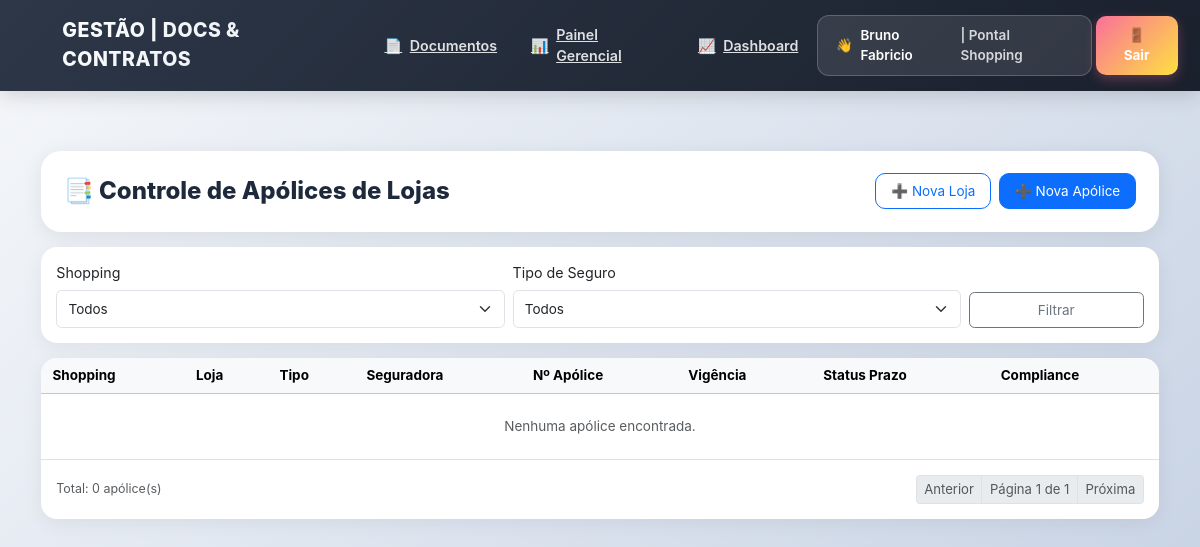
/seguros/ (signed in), run on the app's committed database.
### usuarios/models.py (models this page shows)
class Usuario(AbstractUser):
    shopping = models.ForeignKey(
        'documentos.Shopping',
        on_delete=models.SET_NULL,
        null=True,
        blank=True,
        related_name='usuarios'
    )

### documentos/models.py (models this page shows, shortened)
class Shopping(models.Model):
    nome = models.CharField(max_length=100)
    sigla = models.CharField(max_length=10)
    cnpj = models.CharField(max_length=20)
    email_alertas = models.EmailField(blank=True, null=True)

### seguros/views.py (the view)
# urls.py: path('', ApoliceListView.as_view(), name='seguros_apolice_list'),
class ApoliceListView(LoginRequiredMixin, ListView):
    model = ApoliceLoja
    template_name = "seguros/apolice_list.html"
    context_object_name = "apolices"
    paginate_by = 20
    def get_queryset(self):
        qs = super().get_queryset().select_related("loja", "loja__shopping")
        shopping_id = self.request.GET.get("shopping", "")
        tipo = self.request.GET.get("tipo", "")
        if shopping_id:
            try:
                qs = qs.filter(loja__shopping_id=int(shopping_id))
            except ValueError:
                pass
        if tipo:
            qs = qs.filter(tipo_seguro=tipo)
        return qs.order_by("-vigencia_fim")
    def get_context_data(self, **kwargs):
        from documentos.models import Shopping
        ctx = super().get_context_data(**kwargs)
        ctx["shopping_list"] = Shopping.objects.all().order_by("nome")
        ctx["tipo"] = self.request.GET.get("tipo", "")
        return ctx

### seguros/templates/seguros/apolice_list.html (shortened to what this page needs)
{% extends 'base.html' %}
{% block content %}
<div class="seguros-wrapper">
  <div class="container">
    <div class="page-header">
      <h1 class="page-title">📑 Controle de Apólices de Lojas</h1>
      <div class="header-actions d-flex gap-2">
        <a href="{% url 'seguros_loja_novo' %}" class="btn btn-outline-primary">➕ Nova Loja</a>
        <a href="{% url 'seguros_apolice_novo' %}" class="btn btn-primary">➕ Nova Apólice</a>
      </div>
    </div>
    <div class="filter-card">
      <form method="get" class="row g-2 align-items-end">
        <div class="col-12 col-md-5">
          <label class="form-label">Shopping</label>
          <select name="shopping" class="form-select">
            <option value="">Todos</option>
          </select>
        </div>
        <div class="col-12 col-md-5">
          <label class="form-label">Tipo de Seguro</label>
          <select name="tipo" class="form-select">
            <option value="">Todos</option>
          </select>
        </div>
        <div class="col-12 col-md-2 d-grid">
          <button class="btn btn-outline-secondary" type="submit">Filtrar</button>
        </div>
      </form>
    </div>
    <div class="table-card">
      <div class="table-responsive">
        <table class="table table-hover align-middle mb-0">
          <thead class="table-light">
            <tr>
              <th>Shopping</th>
              <th>Loja</th>
              <th>Tipo</th>
              <th>Seguradora</th>
              <th>Nº Apólice</th>
              <th>Vigência</th>
              <th>Status Prazo</th>
              <th>Compliance</th>
            </tr>
          </thead>
          <tbody>
            {% for ap in apolices %}
              <tr>
                <td>{{ ap.loja.shopping.nome }}</td>
                <td>
                  <div class="fw-semibold">{{ ap.loja.codigo_loja }} - {{ ap.loja.nome_fantasia }}</div>
                  <div class="text-muted small">{{ ap.loja.segmento|default:'—' }}</div>
                </td>
                <td>{{ ap.get_tipo_seguro_display }}</td>
                <td>{{ ap.seguradora }}</td>
                <td>{{ ap.numero_apolice }}</td>
                <td>{{ ap.vigencia_inicio|date:'d/m/Y' }} — {{ ap.vigencia_fim|date:'d/m/Y' }}</td>
                {% with sp=ap.status_prazo %}
                  <td>
                    <span class="status-badge status-{{ sp }}">
                      {% if sp == 'vencida' %}❌ Vencida{% elif sp == 'a_vencer' %}⚠️ A vencer{% else %}✅ No prazo{% endif %}
                    </span>
                  </td>
                {% endwith %}
                <td>
                  {% if ap.status_compliance == 'aprovada' %}
                    <span class="badge bg-success">Aprovada</span>
                  {% elif ap.status_compliance == 'reprovada' %}
                    <span class="badge bg-danger">Reprovada</span>
                  {% elif ap.status_compliance == 'em_analise' %}
                    <span class="badge bg-warning text-dark">Em análise</span>
                  {% elif ap.status_compliance == 'expirada' %}
                    <span class="badge bg-secondary">Expirada</span>
                  {% else %}
                    <span class="badge bg-light text-dark">Pendente</span>
                  {% endif %}
                </td>
              </tr>
            {% empty %}
              <tr>
                <td colspan="8" class="text-center text-muted py-4">Nenhuma apólice encontrada.</td>
              </tr>
            {% endfor %}
          </tbody>
        </table>
      </div>
      <div class="p-3 d-flex justify-content-between align-items-center">
        <div class="text-muted small">Total: {{ page_obj.paginator.count }} apólice(s)</div>
        <nav>
          <ul class="pagination pagination-sm mb-0">
            {% if page_obj.has_previous %}
              <li class="page-item"><a class="page-link" href="?page={{ page_obj.previous_page_number }}&shopping={{ request.GET.shopping }}&tipo={{ request.GET.tipo }}">Anterior</a></li>
            {% else %}
              <li class="page-item disabled"><span class="page-link">Anterior</span></li>
            {% endif %}
            <li class="page-item disabled"><span class="page-link">Página {{ page_obj.number }} de {{ page_obj.paginator.num_pages }}</span></li>
            {% if page_obj.has_next %}
              <li class="page-item"><a class="page-link" href="?page={{ page_obj.next_page_number }}&shopping={{ request.GET.shopping }}&tipo={{ request.GET.tipo }}">Próxima</a></li>
            {% else %}
              <li class="page-item disabled"><span class="page-link">Próxima</span></li>
            {% endif %}
          </ul>
        </nav>
      </div>
    </div>
  </div>
</div>
{% endblock %}

### documentos/templates/base.html (shortened to what this page needs)
<!DOCTYPE html>
<html lang="pt-br">
<head>
  <link href="https://cdn.jsdelivr.net/npm/bootstrap@5.3.2/dist/css/bootstrap.min.css" rel="stylesheet">
  <link rel="stylesheet" href="https://cdn.jsdelivr.net/npm/bootstrap-icons@1.10.5/font/bootstrap-icons.css">
  {% load static %}
  <link rel="stylesheet" href="{% static 'css/base.css' %}">
</head>
<body>
  <nav class="navbar navbar-expand-lg navbar-modern">
    <div class="container-fluid px-3 px-md-4">
      <a class="navbar-brand-modern" href="{% url 'painel_redirect' %}">
        <span class="navbar-brand-icon">📋</span>
        <span>GESTÃO | DOCS & CONTRATOS</span>
      </a>
      {% if request.user.is_authenticated and request.path != '/accounts/login/' %}
      <div class="collapse navbar-collapse justify-content-end" id="navbarContent">
        <ul class="navbar-nav align-items-lg-center gap-1">
          {% with grupos=request.user.groups.all %}
            {% for g in grupos %}
                {% if g.name == "Gestor" %}
                <li class="nav-item">
                  <a class="nav-link-modern" href="{% url 'pendencias_gestor' %}">
                    <span>📋</span>
                    <span>Pendências</span>
                  </a>
                </li>
                <li class="nav-item">
                  <a class="nav-link-modern" href="{% url 'painel_documentos_gerencial' %}">
                    <span>📊</span>
                    <span>Painel Gerencial</span>
                  </a>
                </li>
                <li class="nav-item">
                  <a class="nav-link-modern" href="{% url 'dashboard_contratos' %}">
                    <span>📈</span>
                    <span>Dashboard</span>
                  </a>
                </li>
                <li class="nav-item">
                  <a class="nav-link-modern" href="{% url 'agenda_vencimentos' %}">
                    <span>📆</span>
                    <span>Agenda</span>
                  </a>
                </li>
                <li class="nav-item">
                  <a class="nav-link-modern" href="{% url 'detalhes_shopping' shopping_id=request.user.perfil.shopping.id %}">
                    <span>📄</span>
                    <span>Documentos</span>
                  </a>
                </li>
                {% elif g.name == "Usuario" %}
                <li class="nav-item">
                  <a class="nav-link-modern" href="{% url 'detalhes_shopping' shopping_id=request.user.shopping.id %}">
                    <span>📄</span>
                    <span>Documentos</span>
                  </a>
                </li>
                    <li class="nav-item">
                      <a class="nav-link-modern" href="{% url 'painel_documentos_gerencial' %}">
                        <span>📊</span>
                        <span>Painel Gerencial</span>
                      </a>
                    </li>
                    <li class="nav-item">
                      <a class="nav-link-modern" href="{% url 'dashboard_contratos' %}">
                        <span>📈</span>
                        <span>Dashboard</span>
                      </a>
                    </li>
              {% endif %}
            {% endfor %}
          {% endwith %}
          <li class="nav-item">
            <div class="user-greeting-modern">
              <span>👋</span>
              <span>{{ request.user.get_full_name|default:request.user.username }}</span>
              {% if request.user.groups.first.name == "Usuario" and request.user.shopping %}
                <span style="opacity: 0.8;">| {{ request.user.shopping.nome }}</span>
              {% elif request.user.groups.first.name == "Gestor" and request.user.perfil and request.user.perfil.shopping %}
                <span style="opacity: 0.8;">| {{ request.user.perfil.shopping.nome }}</span>
              {% elif request.user.groups.first.name == "Corporativo" %}
                <span style="opacity: 0.8;">| Corporativo</span>
              {% endif %}
            </div>
          </li>
          <li class="nav-item">
            <form method="post" action="{% url 'logout' %}" class="d-inline">
              <button type="submit" class="btn btn-logout-modern">
                <span>🚪</span>
                <span>Sair</span>
              </button>
            </form>
          </li>
        </ul>
      </div>
      {% endif %}
    </div>
  </nav>
  <main class="container">
    {% block content %}{% endblock %}
  </main>
</body>
</html>

### static/css/base.css (style rules this page uses)
body { background-color: #f8f9fa; font-size: 0.95rem; }
.container { max-width: 1140px; }
.btn { padding: 0.45rem 1rem; font-size: 0.9rem; }
input.form-control, select.form-select, textarea.form-control { font-size: 0.9rem; padding: 0.5rem 0.75rem; }
.table th, .table td { padding: 0.5rem 0.75rem; vertical-align: middle; font-size: 0.9rem; }
h1, h2, h3, h4, h5 { font-size: 1rem; margin-bottom: 0.75rem; }
:root { --card-bg: #ffffff; --card-border: #e5e7eb; --muted: #6b7280; }

### documentos/templates/base.html (style rules this page uses)
:root { --primary-gradient: linear-gradient(135deg, #667eea 0%, #764ba2 100%); --nav-gradient: linear-gradient(135deg, #2d3748 0%, #1a202c 100%); }
* { margin: 0; padding: 0; box-sizing: border-box; }
html { font-size: 15px; scroll-behavior: smooth; }
body { font-family: -apple-system, BlinkMacSystemFont, 'Segoe UI', Roboto, sans-serif; background: linear-gradient(135deg, #f5f7fa 0%, #c3cfe2 100%); min-height: 100vh; }
.navbar-modern { background: var(--nav-gradient); box-shadow: 0 4px 20px rgba(0,0,0,0.15); padding: 1rem 0; position: sticky; top: 0; z-index: 1000; backdrop-filter: blur(10px); }
.navbar-brand-modern { font-weight: 800; font-size: 1.3rem; letter-spacing: 0.5px; background: linear-gradient(135deg, #ffffff, #e2e8f0); -webkit-background-clip: text; -webkit-text-fill-color: transparent; background-clip: text; display: flex; align-items: center; gap: 0.75rem; transition: all 0.3s ease; }
.navbar-brand-icon { font-size: 1.5rem; filter: drop-shadow(0 2px 4px rgba(0,0,0,0.2)); }
.nav-link-modern { color: rgba(255,255,255,0.85) !important; font-weight: 600; font-size: 0.95rem; padding: 0.6rem 1rem !important; border-radius: 10px; transition: all 0.3s ease; display: flex; align-items: center; gap: 0.5rem; }
.user-greeting-modern { color: white; font-weight: 600; font-size: 0.9rem; padding: 0.6rem 1.2rem; background: rgba(255,255,255,0.1); border-radius: 12px; display: flex; align-items: center; gap: 0.5rem; border: 1px solid rgba(255,255,255,0.2); }
.btn-logout-modern { background: linear-gradient(135deg, #fa709a, #fee140); color: white; border: none; border-radius: 10px; padding: 0.6rem 1.25rem; font-weight: 700; font-size: 0.9rem; transition: all 0.3s ease; box-shadow: 0 4px 12px rgba(250, 112, 154, 0.3); }
main.container { max-width: 1200px; padding-top: 2rem; padding-bottom: 2rem; }

### seguros/templates/seguros/apolice_list.html (style rules this page uses)
.seguros-wrapper { padding: 2rem 0; }
.page-header { background: white; border-radius: 20px; padding: 1.5rem; margin-bottom: 1rem; box-shadow: 0 4px 20px rgba(0,0,0,0.08); display: flex; justify-content: space-between; align-items: center; flex-wrap: wrap; gap: 1rem; }
.page-title { font-size: 1.6rem; font-weight: 800; color: #1e293b; margin: 0; }
.header-actions .btn { border-radius: 10px; }
.filter-card { background: white; border-radius: 16px; padding: 1rem; margin-bottom: 1rem; box-shadow: 0 4px 20px rgba(0,0,0,0.06); }
.table-card { background: white; border-radius: 16px; box-shadow: 0 4px 20px rgba(0,0,0,0.06); overflow: hidden; }

### data on the page
Usuario: user.get_full_name "Bruno Fabricio", user.shopping.nome "Pontal Shopping"

### other printed values
{{ page_obj.paginator.count }} "0"
{{ page_obj.number }} "1"
{{ page_obj.paginator.num_pages }} "1"
